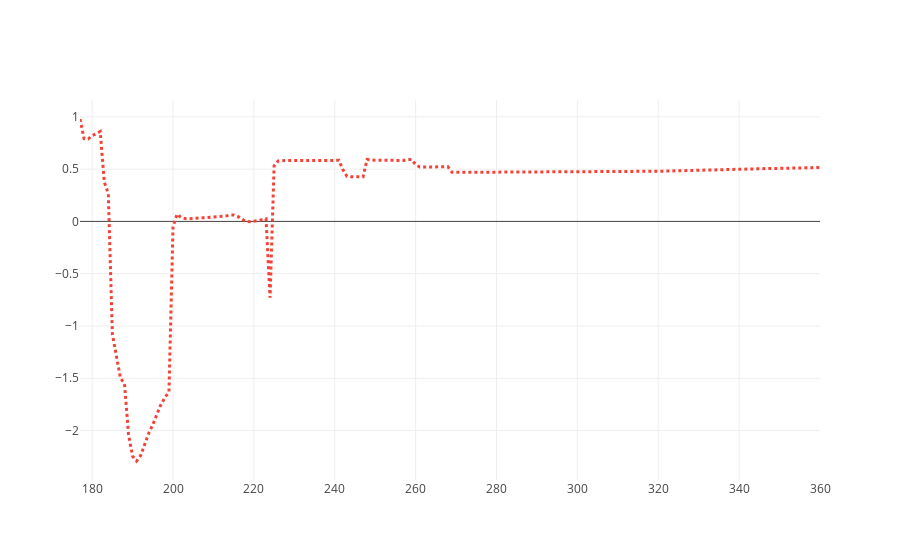

The cell this chart's notebook holds for it:
### Code cell
traceN = go.Scatter(
    x = x,
    y = nash,
    mode = 'lines',
    name = 'Nash.',
    line = dict(
        color = '#F44336',
        width = 3,
        dash = 'dot')
)
n = [traceN]
nfigname = "Nash.png"

%matplotlib inline
import plotlycred

online = False
if online:
    # fig = py.iplot(data) 
    fig = go.Figure(data=n)#, layout=layout)
    py.image.save_as(fig, filename=nfigname)
    # py.plot(fig, filename=figname) # Opens in web
else:
    fig = go.Figure(data=n)#, layout=layout)
    iplot(fig)

### Figure 1 — Plotly figure (JSON) as saved in the notebook; plotly's stock layout.template omitted (floating-point values rounded to 4 significant figures; data arrays with more than 128 entries replaced by an {"elided": "..."} marker saying what was removed)
{"data": [{"line": {"color": "#F44336", "dash": "dot", "width": 3}, "mode": "lines", "name": "Nash.", "type": "scatter", "x": {"elided": "184 int values"}, "y": {"elided": "184 float values"}}], "layout": {}}
